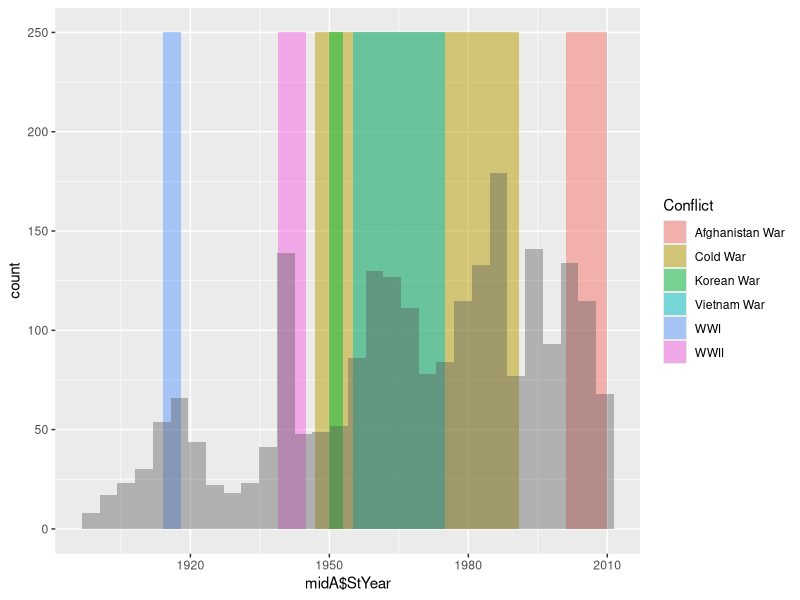
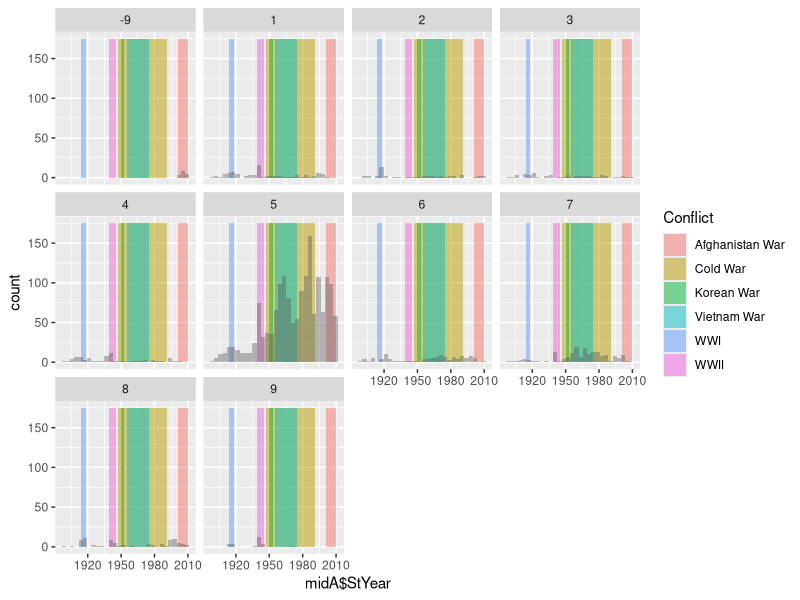
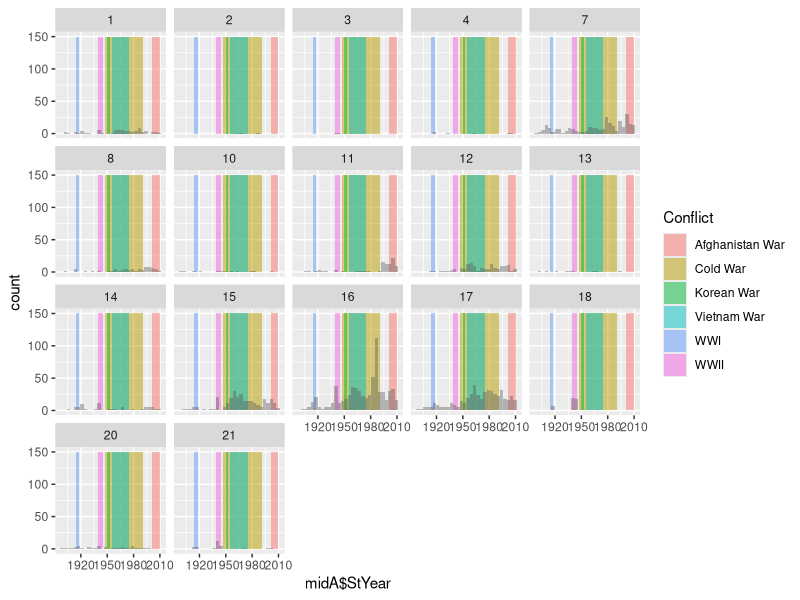
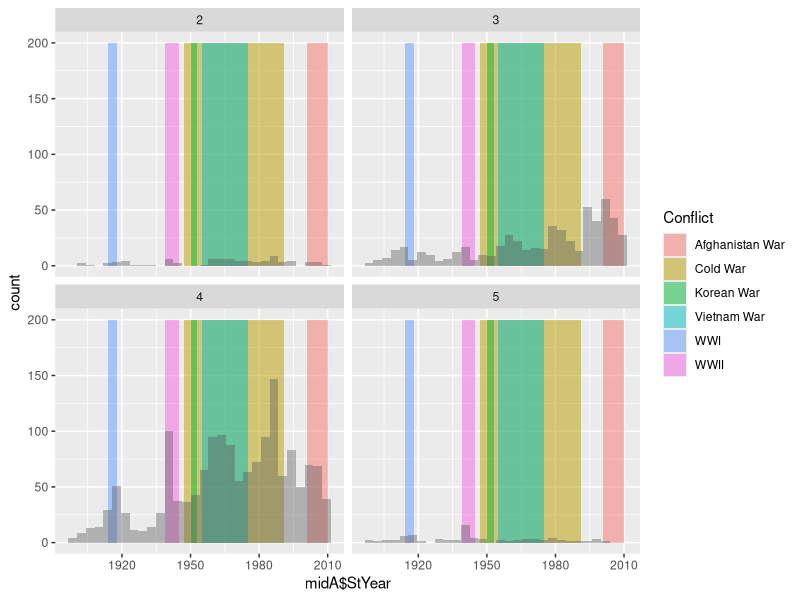
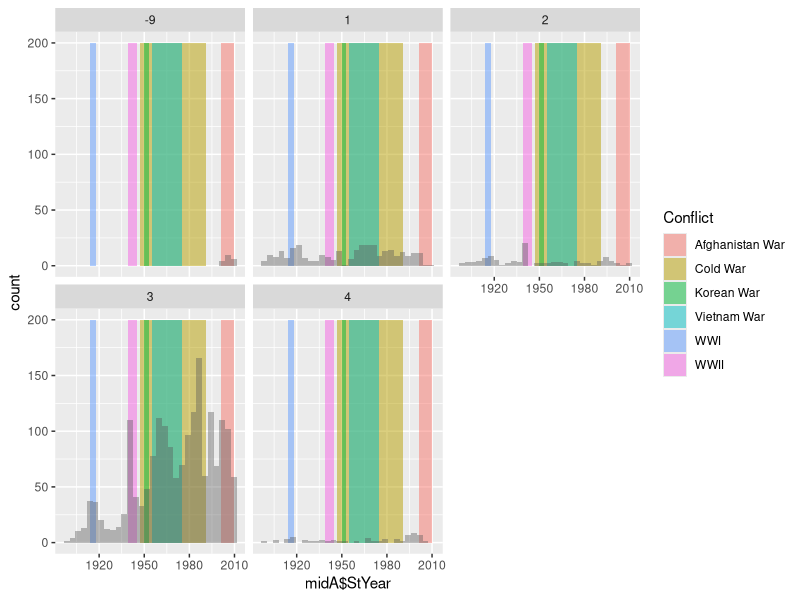
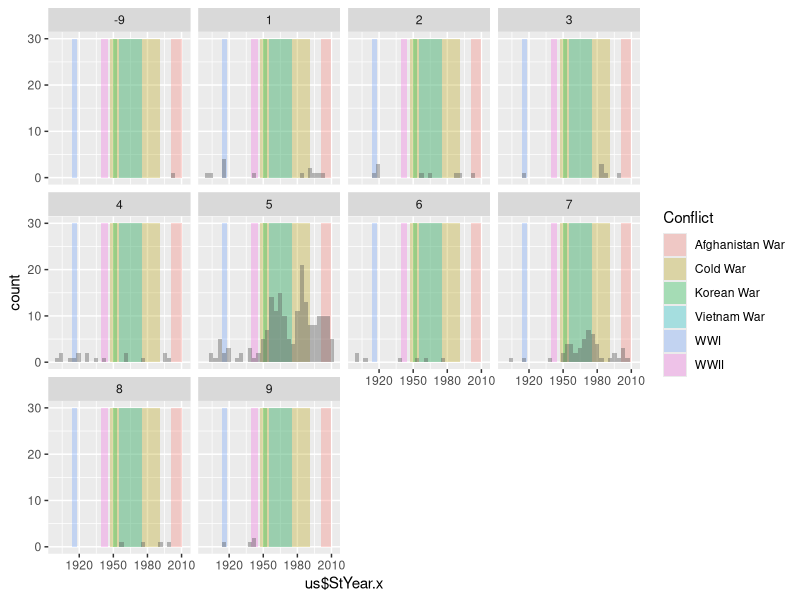
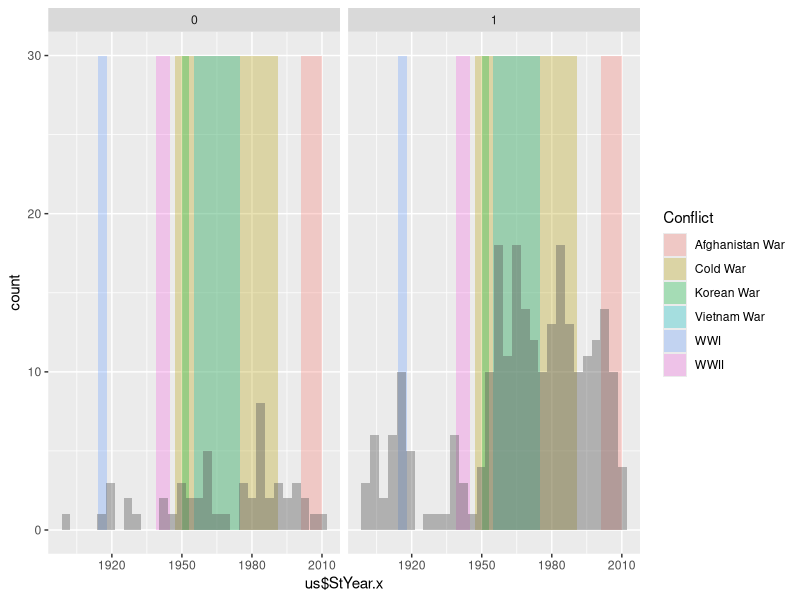
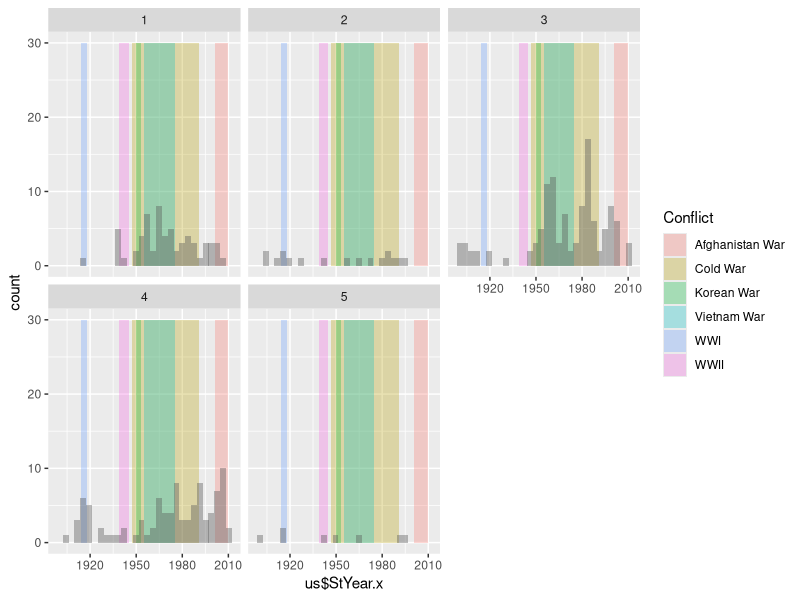

These charts were generated, in order, by the following R code:
## ---- chunk 1
library(ggplot2)
library(gridExtra)
library(dplyr)
library(RColorBrewer)

midA = read.csv(file="./data/MID/MIDA_4.01.csv", sep= ",")
midB = read.csv(file="./data/MID/MIDB_4.01.csv", sep= ",")
midI = read.csv(file="./data/MID/MIDI_4.01.csv", sep= ",")
midIP = read.csv(file="./data/MID/MIDIP_4.01.csv", sep= ",")

## Combine A&B 

midAB = merge(x = midB, y = midA, by = "DispNum3", all.x = TRUE)

midAB <- midAB[,c(1,3,	4,	7,	10,	11,	15,	16,	17,	18,	19,	21,	28,	29,	32,	33,	36,	37,	38,	39,	40,	41,	42)]
midAB <- midAB[midAB$EndYear.x >= 1900,]
midA <- midA[midA$EndYear>= 1900,]
midB <- midB[midB$EndYear>= 1900,]

midAB$Outcome <- as.factor(midAB$Outcome)
midAB$HiAct.x <- as.factor(midAB$HiAct.x)

d=data.frame(x1=c(1914,1939, 1947, 1950, 1955, 2001), x2=c(1918, 1945, 1991, 1953, 1975, 2010), y1=c(0,0,0,0,0,0), Conflict=c("WWI", "WWII", "Cold War", "Korean War", "Vietnam War", "Afghanistan War"), r=c(1,2,3,4,5,6))

ggplot() + 
geom_rect(data=d, mapping=aes(xmin = x1, xmax=x2, ymin=0, ymax=250, fill = Conflict ),alpha=0.5) +
geom_histogram(data = midA, aes(midA$StYear), alpha = .4) 



## ---- chunk 2
ggplot() + 
geom_rect(data=d, mapping=aes(xmin = x1, xmax=x2, ymin=0, ymax=175, fill = Conflict ),alpha=0.5) +
geom_histogram(data = midA, aes(midA$StYear), alpha = .4) + facet_wrap(~Outcome)

## ---- chunk 3
ggplot() + 
geom_rect(data=d, mapping=aes(xmin = x1, xmax=x2, ymin=0, ymax=150, fill = Conflict ),alpha=0.5) +
geom_histogram(data = midA, aes(midA$StYear), alpha = .4) + facet_wrap(~HiAct)

## ---- chunk 4
ggplot() + 
geom_rect(data=d, mapping=aes(xmin = x1, xmax=x2, ymin=0, ymax=200, fill = Conflict ),alpha=0.5) +
geom_histogram(data = midA, aes(midA$StYear), alpha = .4) + facet_wrap(~HostLev)

## ---- chunk 5
ggplot() + 
geom_rect(data=d, mapping=aes(xmin = x1, xmax=x2, ymin=0, ymax=200, fill = Conflict ),alpha=0.5) +
geom_histogram(data = midA, aes(midA$StYear), alpha = .4) + facet_wrap(~Settle)

## ---- chunk 6
us <- filter(midB, ccode%in%2)

us = merge(x = us, y = midA, by = "DispNum3", all.x = TRUE)

ggplot() + 
geom_rect(data=d, mapping=aes(xmin = x1, xmax=x2, ymin=0, ymax=30, fill = Conflict ),alpha=0.3) +
geom_histogram(data = us , aes(us$StYear.x), alpha = .4) + facet_wrap(~Outcome)

## ---- chunk 7
ggplot() + 
geom_rect(data=d, mapping=aes(xmin = x1, xmax=x2, ymin=0, ymax=30, fill = Conflict ),alpha=0.3) +
geom_histogram(data = us , aes(us$StYear.x), alpha = .4) + facet_wrap(~Orig)

## ---- chunk 8
ggplot() + 
geom_rect(data=d, mapping=aes(xmin = x1, xmax=x2, ymin=0, ymax=30, fill = Conflict ),alpha=0.3) +
geom_histogram(data = us , aes(us$StYear.x), alpha = .4) + facet_wrap(~HostLev.x)

## ---- chunk 9

d=data.frame(x1=c(1914,1939, 1947, 1950, 1955, 2001), x2=c(1918, 1945, 1991, 1953, 1975, 2010), y1=c(0,0,0,0,0,0), Conflict=c("WWI", "WWII", "Cold War", "Korean War", "Vietnam War", "Afghanistan War"), r=c(1,2,3,4,5,6))

WWI <- midAB
WWI <- midAB[midAB$StYear.x >= 1909,]
WWI <- midAB[midAB$StYear.x <= 1925,]


a <- ggplot() + 
geom_rect(data=d, mapping=aes(xmin=1914, xmax=1918, ymin="AAB", ymax="ZIM"),alpha=0.15, fill = "salmon" ) +
geom_point(data = WWI, aes(x = StYear.x, y = StAbb, color = Outcome)) + facet_wrap(~SideA)

b <- ggplot() + 
geom_rect(data=d, mapping=aes(xmin=1914, xmax=1918, ymin="AAB", ymax="ZIM"),alpha=0.15, fill = "salmon" ) +
geom_point(data = WWI, aes(x = StYear.x, y = StAbb, color = Outcome)) + facet_wrap(~Orig)

grid.arrange(a,b, nrow =2)

## ---- chunk 10
WWII <- midAB
WWII <- WWII[WWII$StYear.x >= 1930,]
WWII <- WWII[WWII$StYear.x <= 1950,]


a <- ggplot() + 
geom_rect(data=d, mapping=aes(xmin=1939, xmax=1945, ymin="AAB", ymax="ZIM"),alpha=0.15, fill = "salmon" ) +
geom_point(data = WWII, aes(x = StYear.x, y = StAbb, color = Outcome)) + facet_wrap(~SideA)

b <- ggplot() + 
geom_rect(data=d, mapping=aes(xmin=1939, xmax=1945, ymin="AAB", ymax="ZIM"),alpha=0.15, fill = "salmon" ) +
geom_point(data = WWII, aes(x = StYear.x, y = StAbb, color = Outcome)) + facet_wrap(~Orig)

grid.arrange(a,b, nrow =2)
## ---- chunk 11
ggplot() + 
geom_rect(data=d, mapping=aes(xmin=1939, xmax=1945, ymin=0, ymax=150),alpha=0.15, fill = "gray" ) +
geom_histogram(data = WWII, aes(WWII$StYear.x)) 


## ---- chunk 12
coldwar <- midAB
coldwar <- coldwar[midAB$StYear.x >= 1940,]
coldwar <- coldwar[midAB$StYear.x <= 1999,]

a <- ggplot() + 
geom_rect(data=d, mapping=aes(xmin=1947, xmax=1991, ymin="AAB", ymax="ZIM"),alpha=0.15, fill = "salmon" ) +
geom_point(data = coldwar, aes(x = StYear.x, y = StAbb, color = Outcome)) + facet_wrap(~SideA)

b <- ggplot() + 
geom_rect(data=d, mapping=aes(xmin=1947, xmax=1991, ymin="AAB", ymax="ZIM"),alpha=0.15, fill = "salmon" ) +
geom_point(data = coldwar, aes(x = StYear.x, y = StAbb, color = Outcome)) + facet_wrap(~Orig)

grid.arrange(a,b, nrow =2)
## ---- chunk 13
ggplot() + 
geom_rect(data=d, mapping=aes(xmin=1939, xmax=1945, ymin=0, ymax=150),alpha=0.15, fill = "gray" ) +
geom_histogram(data = WWII, aes(WWII$StYear.x)) 

## ---- chunk 14
kwar <- midAB
kwar <- midAB[midAB$StYear.x >= 1947,]
kwar <- midAB[midAB$StYear.x <= 1955,]

vwar <- midAB
vwar <- midAB[midAB$StYear.x >= 1950,]
vwar <- midAB[midAB$StYear.x <= 1980,]

awar <- midAB
awar <- midAB[midAB$StYear.x >= 1996,]


a <- ggplot() + 
geom_rect(data=d, mapping=aes(xmin=1950, xmax=1953, ymin="AAB", ymax="ZIM"),alpha=0.15, fill = "salmon" ) +
geom_point(data = kwar, aes(x = StYear.x, y = StAbb, color = Outcome)) + facet_wrap(~SideA)

b <- ggplot() + 
geom_rect(data=d, mapping=aes(xmin=1950, xmax=1953, ymin="AAB", ymax="ZIM"),alpha=0.15, fill = "salmon" ) +
geom_point(data = kwar, aes(x = StYear.x, y = StAbb, color = Outcome)) + facet_wrap(~Orig)

grid.arrange(a,b, nrow =2)
## ---- chunk 15

vwar <- midAB
vwar <- midAB[midAB$StYear.x >= 1950,]
vwar <- midAB[midAB$StYear.x <= 1980,]


a <- ggplot() + 
geom_rect(data=d, mapping=aes(xmin=1955, xmax=1975, ymin="AAB", ymax="ZIM"),alpha=0.15, fill = "salmon" ) +
geom_point(data = vwar, aes(x = StYear.x, y = StAbb, color = Outcome)) + facet_wrap(~SideA)

b <- ggplot() + 
geom_rect(data=d, mapping=aes(xmin=1955, xmax=1975, ymin="AAB", ymax="ZIM"),alpha=0.15, fill = "salmon" ) +
geom_point(data = vwar, aes(x = StYear.x, y = StAbb, color = Outcome)) + facet_wrap(~Orig)

grid.arrange(a,b, nrow =2)
## ---- chunk 16

awar <- midAB
awar <- midAB[midAB$StYear.x >= 1996,]


a <- ggplot() + 
geom_rect(data=d, mapping=aes(xmin=2001, xmax=2010, ymin="AAB", ymax="ZIM"),alpha=0.15, fill = "salmon" ) +
geom_point(data = awar, aes(x = StYear.x, y = StAbb, color = Outcome)) + facet_wrap(~SideA)

b <- ggplot() + 
geom_rect(data=d, mapping=aes(xmin=2001, xmax=2010, ymin="AAB", ymax="ZIM"),alpha=0.15, fill = "salmon" ) +
geom_point(data = awar, aes(x = StYear.x, y = StAbb, color = Outcome)) + facet_wrap(~Orig)

grid.arrange(a,b, nrow =2)
